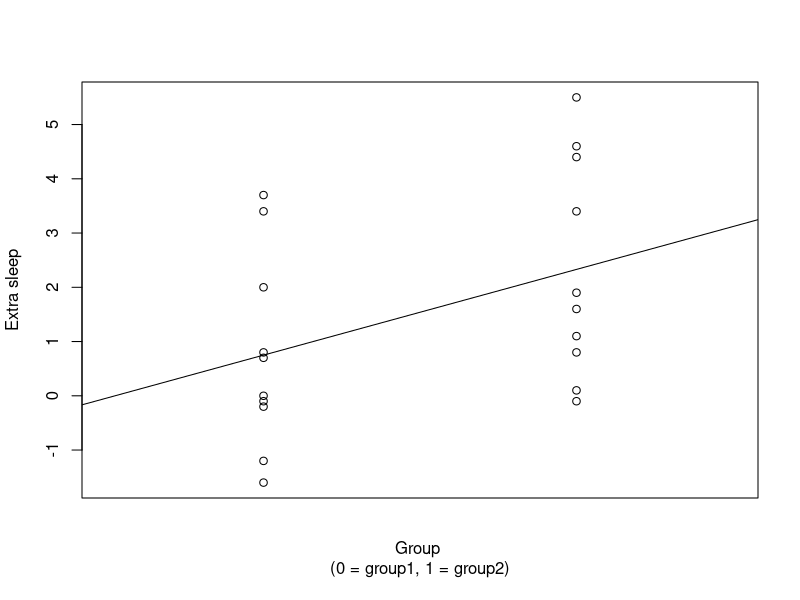

Write R code to recreate this figure.
## ---- chunk 1
# THis will allow error messages to be converted to HTML
knitr::opts_chunk$set(error = TRUE)
## ---- chunk 2
# Data from R's set of preloaded data
d <- sleep
# Just recoding, so group variabel is dummy coded: group 1 = 0, group2 = 1
d$group <- as.integer(d$group) - 1
# t-test, I prefer the Welch test (var.equal = FALSE), but here I use the standard
# t-test (var.equal = FALSE), to compare with the output of the dummy variable 
# regression below
t_out <- t.test(d$extra[d$group == 1], d$extra[d$group == 0], var.equal = TRUE)
t_out
## ---- chunk 3
attributes(t_out)
t_out$conf.int
## ---- chunk 4
# Difference between group means is not stored in t_out, so calculate below
mean_diff <- mean(d$extra[d$group == 1]) - mean(d$extra[d$group == 0])  
t_result <- c(mean_diff, t_out$conf.int, t_out$p.value)
names(t_result) <- c('mean-diff', 'ci95%lo', 'ci95%hi', 'p-value')
round(t_result, 3)  # Print to screen with three decimals
## ---- chunk 5
# Just to recode to Group1 = 1, Group2 = 0, before the regression analysis, lm()
lm_out <- lm(d$extra ~ d$group)
lm_out
attributes(lm_out)
## ---- chunk 6
# Confidence intervals are not in lm_out, calculated below
b_ci <- confint(lm_out)[2, ]  # Confidence interval about coefficient for group-dummy
# A bit hard to find teh p-value for the coefficinet, but here it is:
pvalue <- summary(lm_out)$coefficients[2, 4]

lm_result <- c(lm_out$coefficients[2], b_ci, pvalue)
names(lm_result) <- c('regr.coeff', 'ci95%lo', 'ci95%hi', 'p-value')
round(lm_result, 3)  # Print to screen with three decimals
round(t_result, 3)  # ... and t-test results again for comparison
## ---- chunk 7
plot(d$group, d$extra, xlab = 'Group \n(0 = group1, 1 = group2)',  
     ylab = 'Extra sleep', xlim = c(-0.5, 1.5), xaxt='n')
abline(lm_out)
